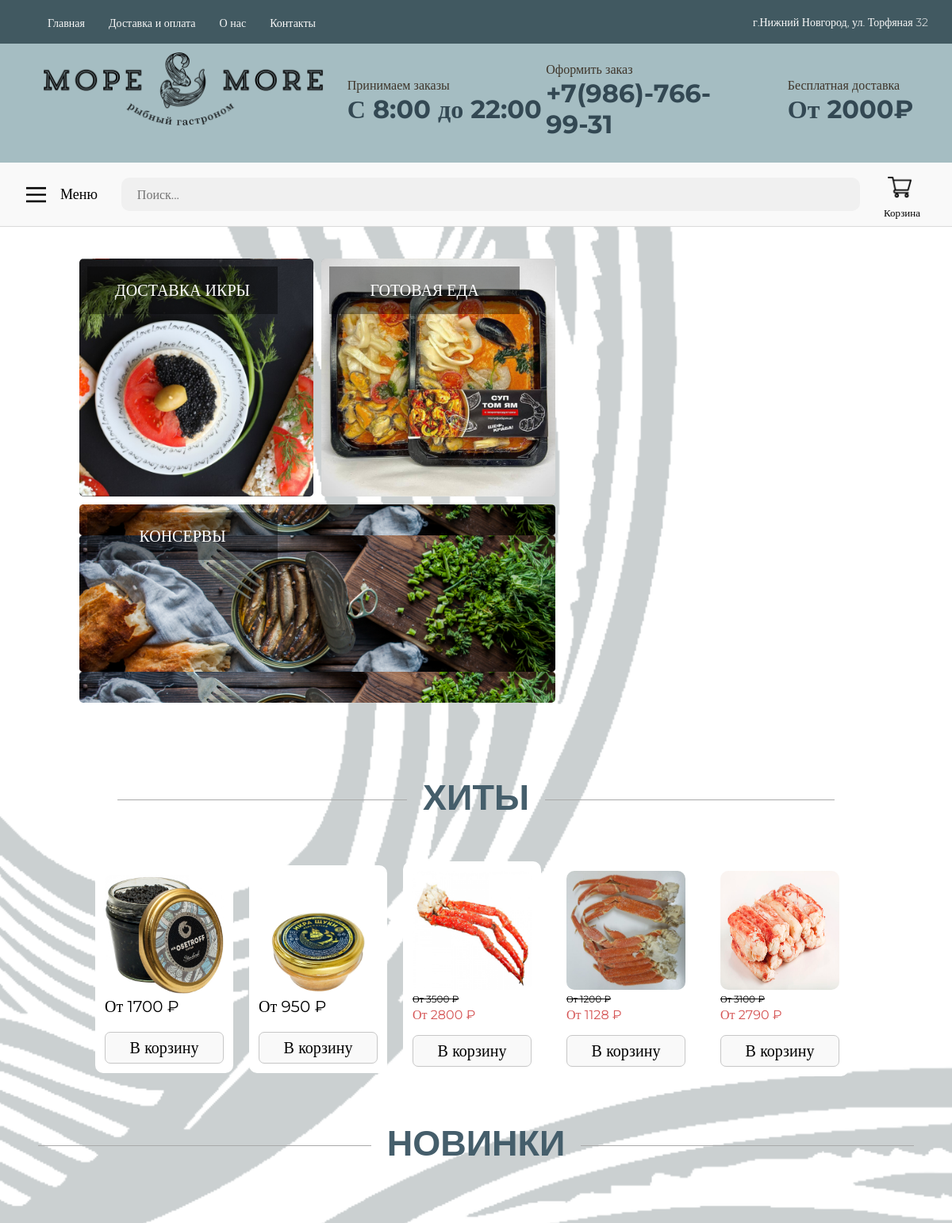
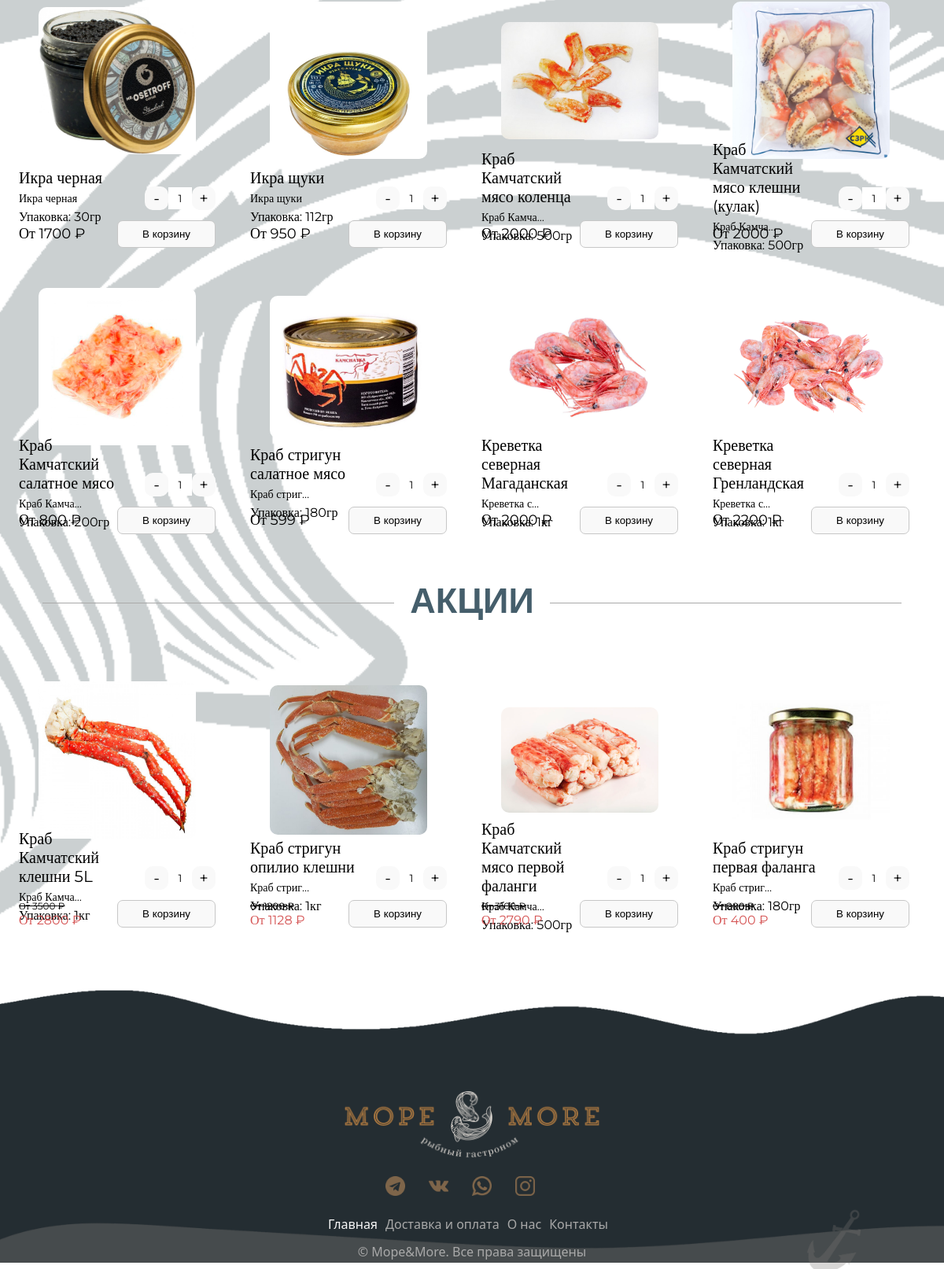
The page / on the database its author committed (2 pictures, top to bottom).
### main/models.py (models this page shows, shortened)
class ItemModel(models.Model):
    name = models.CharField(verbose_name="Название", max_length=40, blank=False)
    description = models.TextField(verbose_name='Описание', blank=True)
    slug = models.SlugField(unique=True, max_length=100)
    is_action = models.BooleanField(verbose_name="Есть скидка?", default=False) # Для блока "Акции"
    percent_action = models.IntegerField(verbose_name="Процент скидки", default=0) # Процент скидки
    image = models.ImageField(upload_to='images/items/', verbose_name='Изображение')
    category = models.ForeignKey(CategoryModel, on_delete=models.PROTECT)
    under_category = models.ForeignKey(UnderCategoryModel, on_delete=models.PROTECT, blank=True, null=True)
    bought = models.IntegerField(verbose_name="Количество покупок", default=0, blank=True) # для блока "Хиты"
    date = models.DateField(verbose_name="Дата создания") # для блока "Новинки"
    def get_absolute_url(self):
        return f'/items/{self.category.slug}/{self.slug}'
    def get_all_weights(self):
        self.weight = WeightItem.objects.filter(for_item=self)
        return self.weight
    def get_minimal_weight(self):
        self.weight = self.get_all_weights()
        self.current_weight = self.weight[0]
        for weight in self.weight:
            if self.current_weight.price > weight.price:
                self.current_weight = weight
        return self.current_weight
    def calc_hot_price(self):
        return int(self.get_minimal_weight().price * (1 - self.percent_action / 100))
    class Meta:
        verbose_name = 'Товар'
        verbose_name_plural = 'Товары'

class WeightItem(models.Model):
    size = models.CharField(verbose_name="Размер", max_length=8, default="1кг")
    for_item = models.ForeignKey(ItemModel, on_delete=models.PROTECT, blank=False, verbose_name='Товар')
    price = models.IntegerField(verbose_name='Цена за единицу товара')
    class Meta:
        verbose_name = 'Размер'
        verbose_name_plural = 'Размеры'

### main/views.py (the view)
# urls.py: path('', index, name="index"),
def index(request) -> HttpResponse:
    categories = CategoryModel.objects.all()
    items = ItemModel.objects.filter(is_action=False)
    items_action = ItemModel.objects.filter(is_action=True)
    popular_items = ItemModel.objects.all().order_by('bought')
    context = {
        'categories': categories,
        'items': items[:8],
        'items_act': items_action[:8],
        'popular_items': popular_items[:12]
    }
    return render(request, 'main/index.html', context=context)

### main/templates/main/index.html (shortened to what this page needs)
{% extends "main/base.html" %}
{% load static %}
{% block content %}
{% include "main/components/header.html" with query="" %}
<main>
    <section class="home-section" id="home-section">
        <div class="site-container">
            <img src="{% static 'main/images/mockups/хвосты.png' %}">
            <div class="ad-banner">
                <div class="horisontal-blocks">
                    <a class="ad-block" href="/items/ikra">
                        <div class="title-ad-block">
                            <p>Доставка икры</p>
                        </div>
                    </a>
                    <a class="ad-block" href="/items/polufabrikaty">
                        <div class="title-ad-block">
                            <p>Готовая еда</p>
                        </div>
                    </a>
                </div>
                <a class="ad-block vertical" id="vertical-block" href="/items/konservy">
                    <div class="title-ad-block">
                        <p>Консервы</p>
                    </div>
                </a>
            </div>
        </div>
    </section>
    <section class="section-hits-items">
        <div class="site-container to-center">
            <div class="content">
                <div class="title-section">
                    <div class="stick"></div>
                    <h1>Хиты</h1>
                    <div class="stick"></div>
                </div>
                <div class="container-6">
                    {% for item in popular_items %}
                        {% include 'main/components/card-6.html' with item=item %}
                    {% endfor %}
                </div>
            </div>
        </div>
    </section>
    <section class="items-4-block">
        <div class="site-container to-center">
            <div class="content">
                <div class="title-section">
                    <div class="stick"></div>
                    <h1>Новинки</h1>
                    <div class="stick"></div>
                </div>
                <div class="container-4">
                    {% for item in items %}
                        {% include 'main/components/card-4.html' with item=item %}
                    {% endfor %}
                </div>
            </div>
        </div>
    </section>
    <section class="hit-price-section">
        <div class="site-container to-center">
            <div class="content">
                <div class="title-section">
                    <div class="stick"></div>
                    <h1>Акции</h1>
                    <div class="stick"></div>
                </div>
                <div class="container-4">
                    {% for item in items_act %}
                        {% include 'main/components/card-4.html' with item=item %}
                    {% endfor %}
                </div>
            </div>
        </div>
    </section>
</main>
{% include "main/components/footer.html" %}
{% endblock content %}

### main/templates/main/components/card-6.html
<div class="item-6">
    <a href="{{ item.get_absolute_url }}"><img class="img-item-6" src="/media/{{ item.image }}"></a>
    {% if item.is_action %}
        <div class="item-6-prices">
            <p class="price-detail">От {{ item.get_minimal_weight.price }} ₽</p>
            <p class="price-detail">От <span class="price-item-numeric">{{ item.calc_hot_price }}</span> ₽</p>
        </div>
    {% else %}
        <p class="price-detail">От <span class="price-item-numeric">{{ item.get_minimal_weight.price }}</span> ₽</p>
    {% endif %}
    <button onclick="AddToCartFromPage({{ item.id }})">В корзину</button>
</div>

### main/templates/main/components/card-4.html
<div class="item-4" id="iitem{{ item.id }}">
    <a class="img-item-4" href="{{ item.get_absolute_url }}">
        <img class="img-item-4-img" src="/media/{{ item.image }}">
    </a>
    <div class="item-4-neck">
        <div class="info">
            <p>{{ item.name }}</p>
            <p>{{ item.name|truncatechars:11 }}</p>
            <p>Упаковка: {{ item.get_minimal_weight.size }}</p>
        </div>
        <div class="counter">
            <button onclick="decrement('item{{ item.id }}')">-</button>
            <input value="1" type="number" id="item{{ item.id }}">
            <button onclick="increment('item{{ item.id }}')">+</button>
        </div>
    </div>
    <div class="item-4-shoes">
        {% if item.is_action %}
            <div class="item-4-prices">
                <p class="price-detail">От {{ item.get_minimal_weight.price }} ₽</p>
                <p class="price-detail">От <span class="price-item-numeric">{{ item.calc_hot_price }}</span> ₽</p>
            </div>
        {% else %}
            <p class="price-detail">От <span class="price-item-numeric">{{ item.get_minimal_weight.price }}</span> ₽</p>
        {% endif %}
        <button onclick="AddToCartFromPage({{ item.id }})">В корзину</button>
    </div>
</div>

### rows shown on the page
ItemModel: image (picture), get_minimal_weight.price "1700", name "Икра черная", get_minimal_weight.size "30гр"
ItemModel: image (picture), get_minimal_weight.price "950", name "Икра щуки", get_minimal_weight.size "112гр"
ItemModel: image (picture), get_minimal_weight.price "3500", calc_hot_price "2800", name "Краб Камчатский клешни 5L", name "Краб Камча…", get_minimal_weight.size "1кг"
ItemModel: image (picture), get_minimal_weight.price "1200", calc_hot_price "1128", name "Краб стригун опилио клешни", name "Краб стриг…", get_minimal_weight.size "1кг"
ItemModel: image (picture), get_minimal_weight.price "3100", calc_hot_price "2790", name "Краб Камчатский мясо первой фаланги", name "Краб Камча…", get_minimal_weight.size "500гр"
ItemModel: image (picture), name "Краб Камчатский мясо коленца", name "Краб Камча…", get_minimal_weight.size "500гр", get_minimal_weight.price "2000"
ItemModel: image (picture), name "Краб Камчатский мясо клешни (кулак)", name "Краб Камча…", get_minimal_weight.size "500гр", get_minimal_weight.price "2000"
ItemModel: image (picture), name "Краб Камчатский салатное мясо", name "Краб Камча…", get_minimal_weight.size "200гр", get_minimal_weight.price "800"
ItemModel: image (picture), name "Краб стригун салатное мясо", name "Краб стриг…", get_minimal_weight.size "180гр", get_minimal_weight.price "599"
ItemModel: image (picture), name "Креветка северная Магаданская", name "Креветка с…", get_minimal_weight.size "1кг", get_minimal_weight.price "2000"
ItemModel: image (picture), name "Креветка северная Гренландская", name "Креветка с…", get_minimal_weight.size "1кг", get_minimal_weight.price "2200"
ItemModel: image (picture), name "Краб стригун первая фаланга", name "Краб стриг…", get_minimal_weight.size "180гр", get_minimal_weight.price "800", calc_hot_price "400"
